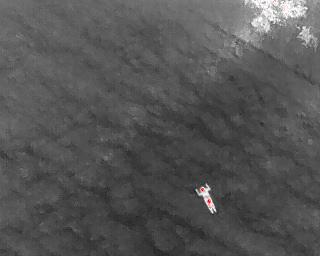
#> input picture data/test/abnormal/DJI_M300_H20t_0003.jpg, 320 x 256 px
$ python test_human_detection.py
#> lines starting #> are read from the running program, lines starting #| are printed output that depends on the picture; after the words box and inside, x2 and y2 are one past the last pixel; in counts of white or black regions, pixels touching at a corner belong together
### src/human_detection.py
import cv2
import numpy as np
import matplotlib.pyplot as plt
import os
from PIL import Image

def detect_human_thermal(image_path, threshold=None, visualize=True, output_path=None):
    """
    Detect humans in thermal images and visualize them with bounding boxes.

    Args:
        image_path (str): Path to the thermal image
        threshold (float, optional): Threshold for anomaly detection. If None, use adaptive method.
        visualize (bool): Whether to visualize the result
        output_path (str, optional): Path to save the visualization

    Returns:
        dict: Dictionary containing detection results:
            - 'human_count': Number of humans detected
            - 'bboxes': List of bounding boxes [(x1, y1, x2, y2), ...]
            - 'visualization_path': Path to saved visualization if output_path provided
    """
    # Read the image
    image = cv2.imread(image_path)
    if image is None:
        raise FileNotFoundError(f"Image not found: {image_path}")

    # Convert BGR to RGB for visualization
    rgb_image = cv2.cvtColor(image, cv2.COLOR_BGR2RGB)

    # Convert to grayscale for processing
    gray = cv2.cvtColor(image, cv2.COLOR_BGR2GRAY)

    # For thermal images, humans typically appear as bright spots
    # Use adaptive thresholding or the provided threshold
    if threshold is None:
        # Adaptive method - use statistical properties of the image
        mean_val = np.mean(gray)
        std_val = np.std(gray)
        threshold = mean_val + 2 * std_val  # 2 standard deviations above mean

    # Threshold the image to get bright regions
    _, binary = cv2.threshold(gray, threshold, 255, cv2.THRESH_BINARY)

    # Remove small noise with morphological operations
    kernel = cv2.getStructuringElement(cv2.MORPH_ELLIPSE, (5, 5))
    binary = cv2.morphologyEx(binary, cv2.MORPH_OPEN, kernel)

    # Find contours for the bright regions
    contours, _ = cv2.findContours(binary, cv2.RETR_EXTERNAL, cv2.CHAIN_APPROX_SIMPLE)

    # Filter contours by size to identify potential humans
    human_contours = []
    min_area = 50  # Minimum area for a human signature
    max_area = 10000  # Maximum area (may need adjustment based on image size)

    for contour in contours:
        area = cv2.contourArea(contour)
        if min_area < area < max_area:
            human_contours.append(contour)

    # Extract bounding boxes
    bboxes = []
    for contour in human_contours:
        x, y, w, h = cv2.boundingRect(contour)
        bboxes.append((x, y, x+w, y+h))

    # Visualization
    if visualize:
        plt.figure(figsize=(10, 8))
        plt.imshow(rgb_image)

        # Draw bounding boxes
        for bbox in bboxes:
            x1, y1, x2, y2 = bbox
            plt.gca().add_patch(plt.Rectangle((x1, y1), x2-x1, y2-y1,
                                             fill=False, edgecolor='red', linewidth=2))

        plt.axis('off')
        plt.title(f"Detected Humans: {len(bboxes)}")

        if output_path:
            plt.savefig(output_path, bbox_inches='tight', pad_inches=0.0)
            plt.close()
        else:
            plt.show()

    return {
        'human_count': len(bboxes),
        'bboxes': bboxes,
        'visualization_path': output_path if output_path else None
    }

# [86 lines left out: functions process_image_with_detection, batch_process_with_threshold, not called in this run]

# [5 lines that do not run on import are left out]

### test_human_detection.py
#!/usr/bin/env python
"""
Script to test human detection on a single thermal image.
"""
import os
import argparse
import matplotlib.pyplot as plt
from src.human_detection import detect_human_thermal

def parse_args():
    parser = argparse.ArgumentParser(description='Test human detection on a thermal image')
    parser.add_argument('--image', type=str, default='data/test/abnormal/DJI_M300_H20t_0003.jpg',
                        help='Path to the thermal image to analyze')
    parser.add_argument('--output', type=str, default='detected_humans.jpg',
                        help='Path to save the visualization')
    parser.add_argument('--sensitivity', type=float, default=2.0,
                        help='Sensitivity for adaptive thresholding (standard deviations above mean)')
    parser.add_argument('--min_area', type=int, default=50,
                        help='Minimum area for a human signature')
    parser.add_argument('--max_area', type=int, default=10000,
                        help='Maximum area for a human signature')
    return parser.parse_args()

def main():
    args = parse_args()

    # Check if the image exists
    if not os.path.exists(args.image):
        print(f"Error: Image not found: {args.image}")
        print(f"Working directory: {os.getcwd()}")
        print(f"Searching for the image in test/abnormal directory...")

        # Try to find the image in the default test/abnormal directory
        for root, dirs, files in os.walk('data'):
            for file in files:
                if file == os.path.basename(args.image):
                    full_path = os.path.join(root, file)
                    print(f"Found image at: {full_path}")
                    args.image = full_path
                    break

        if not os.path.exists(args.image):
            print(f"Still couldn't find the image. Please provide the correct path.")
            return

    print(f"Processing image: {args.image}")

    # Custom detect_human_thermal function with modified parameters
    def custom_detect_thermal(image_path, sensitivity=2.0, min_area=50, max_area=10000):
#> called with sensitivity = 2, min_area = 50, max_area = 10000
        import cv2
        import numpy as np

        # Read the image
        image = cv2.imread(image_path)
#> image is the input picture: shape (256, 320, 3); mean B, G, R 84.7, 84.6, 84.7
        if image is None:
            raise FileNotFoundError(f"Image not found: {image_path}")

        # Convert BGR to RGB for visualization
        rgb_image = cv2.cvtColor(image, cv2.COLOR_BGR2RGB)

        # Convert to grayscale for processing
        gray = cv2.cvtColor(image, cv2.COLOR_BGR2GRAY)

        # For thermal images, humans typically appear as bright spots
        # Use adaptive thresholding based on sensitivity parameter
        mean_val = np.mean(gray)
#> mean_val = 84.67
        std_val = np.std(gray)
#> std_val = 24.83
        threshold = mean_val + sensitivity * std_val
#> threshold = 134.3

        print(f"Image statistics: Mean={mean_val:.2f}, StdDev={std_val:.2f}")
#| Image statistics: Mean=84.67, StdDev=24.83
        print(f"Computed threshold: {threshold:.2f}")
#| Computed threshold: 134.34

        # Threshold the image to get bright regions
        _, binary = cv2.threshold(gray, threshold, 255, cv2.THRESH_BINARY)
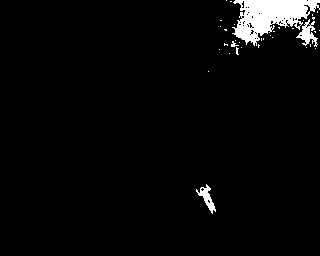
#> binary: shape (256, 320); 3.3% white; 35 white regions (31 under 20 px), largest, box (x1, y1, x2, y2) and area: (232, 0, 320, 46) 2178, (296, 19, 318, 47) 255, (196, 184, 216, 214) 206, (231, 41, 239, 47) 23

        # Remove small noise with morphological operations
        kernel = cv2.getStructuringElement(cv2.MORPH_ELLIPSE, (5, 5))
        binary = cv2.morphologyEx(binary, cv2.MORPH_OPEN, kernel)
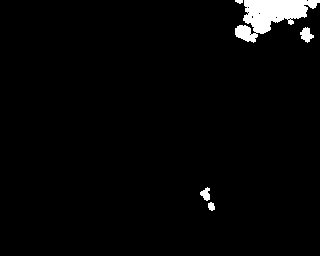
#> binary: shape (256, 320); 2.6% white; 5 white regions

        # Find contours for the bright regions
        contours, _ = cv2.findContours(binary, cv2.RETR_EXTERNAL, cv2.CHAIN_APPROX_SIMPLE)
#> contours = 5 contours, 1 with area under 20; largest, box (x1, y1, x2, y2) and area: (235, 0, 320, 43) 1704, (300, 27, 314, 43) 108, (200, 187, 210, 201) 70, (208, 202, 215, 211) 36

        # Filter contours by size to identify potential humans
        human_contours = []

        for contour in contours:
            area = cv2.contourArea(contour)
            if min_area < area < max_area:
                human_contours.append(contour)
#> this loop made 5 passes
#> area on passes 1 to 4: 36, 70.5, 108, 1704
#> after the loop, human_contours = 3 contours; box (x1, y1, x2, y2) and area: (235, 0, 320, 43) 1704, (300, 27, 314, 43) 108, (200, 187, 210, 201) 70

        print(f"Found {len(contours)} total contours")
#| Found 5 total contours
        print(f"After filtering by size ({min_area} < area < {max_area}): {len(human_contours)} human contours")
#| After filtering by size (50 < area < 10000): 3 human contours

        # Extract bounding boxes
        bboxes = []
        for contour in human_contours:
            x, y, w, h = cv2.boundingRect(contour)
            bboxes.append((x, y, x+w, y+h))
#> this loop made 3 passes
#> (x, y, w, h) on passes 1 to 3: (200, 187, 10, 14), (300, 27, 14, 16), (235, 0, 85, 43)
#> after the loop, bboxes = [(200, 187, 210, 201), (300, 27, 314, 43), (235, 0, 320, 43)]

        # Visualization
        plt.figure(figsize=(15, 10))

        # Original image
        plt.subplot(2, 2, 1)
        plt.imshow(rgb_image)
        plt.title("Original Image")
        plt.axis('off')

        # Binary threshold
        plt.subplot(2, 2, 2)
        plt.imshow(binary, cmap='gray')
        plt.title(f"Binary Threshold (value={threshold:.2f})")
        plt.axis('off')

        # Original with bounding boxes
        plt.subplot(2, 2, 3)
        plt.imshow(rgb_image)
        plt.title(f"Detected Humans: {len(bboxes)}")

        # Draw bounding boxes
        for bbox in bboxes:
            x1, y1, x2, y2 = bbox
            plt.gca().add_patch(plt.Rectangle((x1, y1), x2-x1, y2-y1,
                                            fill=False, edgecolor='red', linewidth=2))
#> this loop made 3 passes
        plt.axis('off')

        # Contours
        plt.subplot(2, 2, 4)
        contour_img = np.zeros_like(gray)
        cv2.drawContours(contour_img, human_contours, -1, (255, 255, 255), 2)
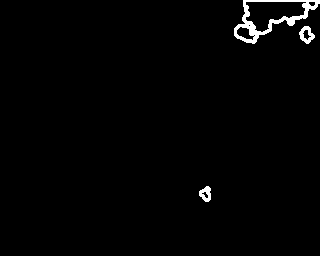
#> contour_img: shape (256, 320); 1.4% white; 3 white regions
        plt.imshow(contour_img, cmap='gray')
        plt.title("Human Contours")
        plt.axis('off')

        plt.tight_layout()
        plt.savefig(args.output)
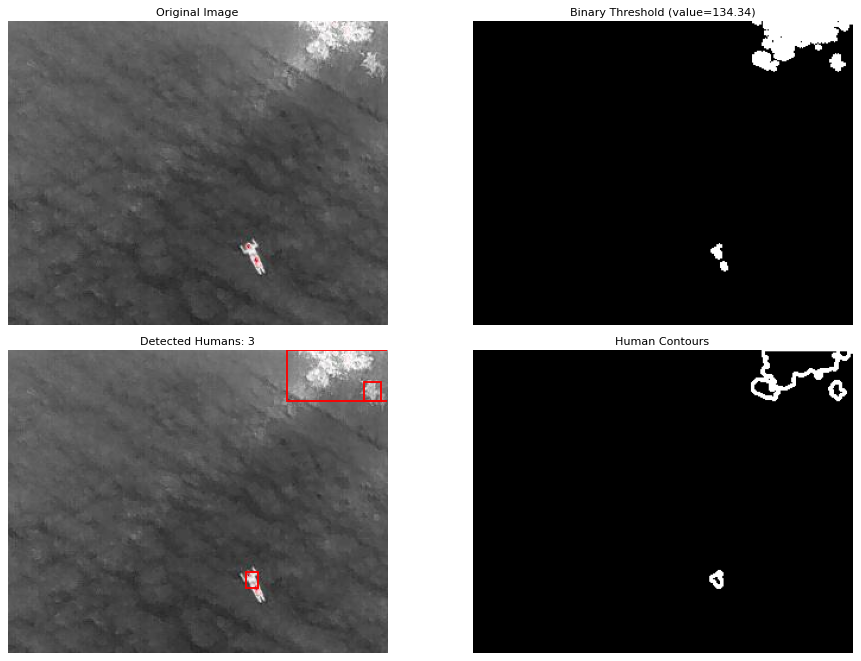
#> figure drawn by matplotlib, 4 panels
        print(f"Visualization saved to {args.output}")
        plt.show()

        return {
            'human_count': len(bboxes),
            'bboxes': bboxes
        }

    # Run custom detection
    try:
        result = custom_detect_thermal(
            args.image,
            sensitivity=args.sensitivity,
            min_area=args.min_area,
            max_area=args.max_area
        )
#> result = {'human_count': 3, 'bboxes': [(200, 187, 210, 201), (300, 27, 314, 43), (235, 0, 320, 43)]}
        print(f"\nDetected {result['human_count']} humans in the image.")
#| Detected 3 humans in the image.

        # Also run the regular detection for comparison
        print("\nRunning regular detection for comparison:")
        standard_result = detect_human_thermal(
            image_path=args.image,
            threshold=None,
            visualize=True,
            output_path="standard_detection.jpg"
        )
#> in detect_human_thermal, `mean_val = np.mean(gray)`: mean_val = 84.67
#> in detect_human_thermal, `std_val = np.std(gray)`: std_val = 24.83
#> in detect_human_thermal, `threshold = mean_val + 2 * std_val`: threshold = 134.3
#> the loop in detect_human_thermal, `for contour in contours:` made 5 passes
#> the loop in detect_human_thermal, `for contour in human_contours:` made 3 passes
#> the loop in detect_human_thermal, `for bbox in bboxes:` made 3 passes
#> in detect_human_thermal, `plt.savefig(output_path, bbox_inches='tight', pad_inches=0.0)`:
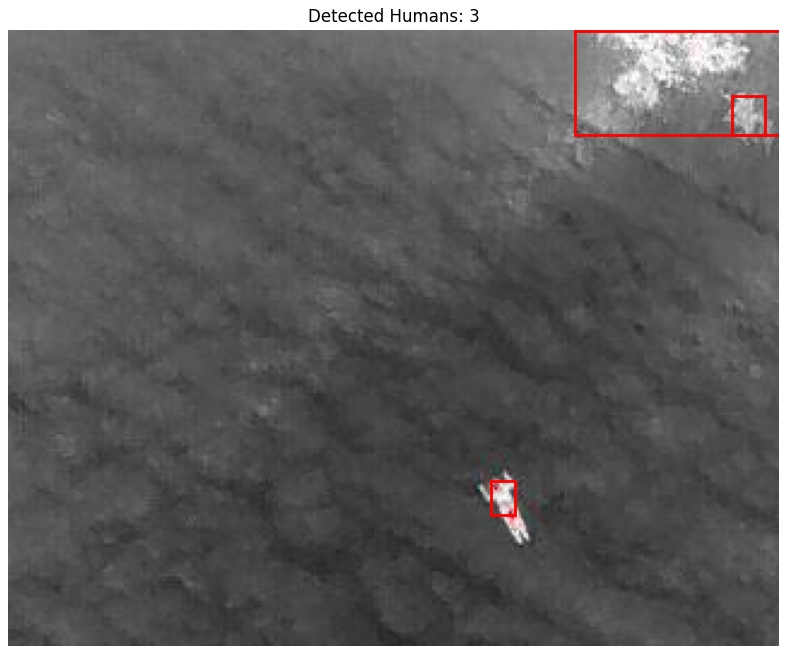
#> figure drawn by matplotlib, 1 panel
#> standard_result = {'human_count': 3, 'bboxes': [(200, 187, 210, 201), (300, 27, 314, 43), (235, 0, 320, 43)], 'visualization_path': 'standard_detection.jpg'}
        print(f"Standard detection found {standard_result['human_count']} humans.")
#| Standard detection found 3 humans.

    except Exception as e:
        print(f"Error in detection: {e}")

if __name__ == "__main__":
    main()

$ run again, with data/test/abnormal/DJI_M300_H20t_0002.jpg copied over data/test/abnormal/DJI_M300_H20t_0003.jpg
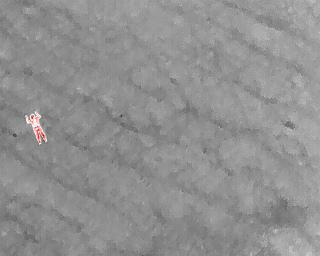
#> input picture data/test/abnormal/DJI_M300_H20t_0002.jpg, 320 x 256 px
#> in custom_detect_thermal, image is the input picture: shape (256, 320, 3); mean B, G, R 144.1, 144.1, 144.3
#> in custom_detect_thermal, `mean_val = np.mean(gray)`: mean_val = 144.2
#> in custom_detect_thermal, `std_val = np.std(gray)`: std_val = 11.82
#> in custom_detect_thermal, `threshold = mean_val + sensitivity * std_val`: threshold = 167.8
#| Image statistics: Mean=144.17, StdDev=11.82
#| Computed threshold: 167.82
#> in custom_detect_thermal, `binary = cv2.morphologyEx(binary, cv2.MORPH_OPEN, kernel)`:
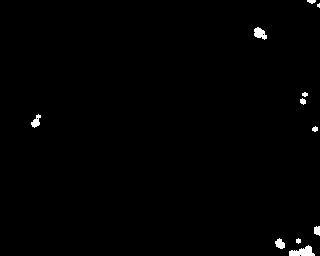
#> binary: shape (256, 320); 0.75% white; 11 white regions (1 under 20 px)
#> in custom_detect_thermal, `contours, _ = cv2.findContours(binary, cv2.RETR_EXTERNAL, cv2.CHAIN_AP..`: contours = 11 contours, 5 with area under 20; largest, box (x1, y1, x2, y2) and area: (289, 245, 315, 256) 142, (254, 27, 267, 40) 90, (275, 238, 285, 249) 58, (31, 114, 41, 128) 58, (314, 226, 320, 236) 36, (300, 98, 306, 105) 21
#> the loop in custom_detect_thermal, `for contour in contours:` made 11 passes
#> area on passes 1, 3, 4, 6, 7, 9: 142, 58.5, 36.5, 58, 21, 89.5
#> after the loop in custom_detect_thermal, `for contour in contours:`: human_contours = 4 contours; box (x1, y1, x2, y2) and area: (289, 245, 315, 256) 142, (254, 27, 267, 40) 90, (275, 238, 285, 249) 58, (31, 114, 41, 128) 58
#| Found 11 total contours
#| After filtering by size (50 < area < 10000): 4 human contours
#> the loop in custom_detect_thermal, `for contour in human_contours:` made 4 passes
#> (x, y, w, h) on passes 1 to 4: (289, 245, 26, 11), (275, 238, 10, 11), (31, 114, 10, 14), (254, 27, 13, 13)
#> after the loop in custom_detect_thermal, `for contour in human_contours:`: bboxes = [(289, 245, 315, 256), (275, 238, 285, 249), (31, 114, 41, 128), (254, 27, 267, 40)]
#> the loop in custom_detect_thermal, `for bbox in bboxes:` made 4 passes
#> contour_img: shape (256, 320); 0.65% white; 4 white regions
#> result = {'human_count': 4, 'bboxes': [(289, 245, 315, 256), (275, 238, 285, 249), (31, 114, 41, 128), (254, 27, 267, 40)]}
#| Detected 4 humans in the image.
#> in detect_human_thermal, `mean_val = np.mean(gray)`: mean_val = 144.2
#> in detect_human_thermal, `std_val = np.std(gray)`: std_val = 11.82
#> in detect_human_thermal, `threshold = mean_val + 2 * std_val`: threshold = 167.8
#> the loop in detect_human_thermal, `for contour in contours:` made 11 passes
#> the loop in detect_human_thermal, `for contour in human_contours:` made 4 passes
#> the loop in detect_human_thermal, `for bbox in bboxes:` made 4 passes
#> in detect_human_thermal, `plt.savefig(output_path, bbox_inches='tight', pad_inches=0.0)`:
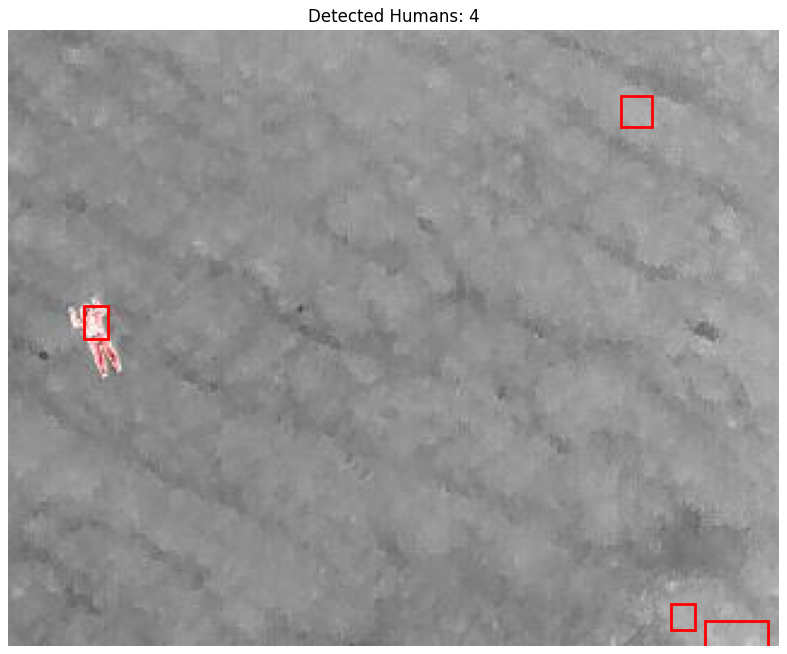
#> figure drawn by matplotlib, 1 panel
#> standard_result = {'human_count': 4, 'bboxes': [(289, 245, 315, 256), (275, 238, 285, 249), (31, 114, 41, 128), (254, 27, 267, 40)], 'visualization_path': 'standard_detection.jpg'}
#| Standard detection found 4 humans.
